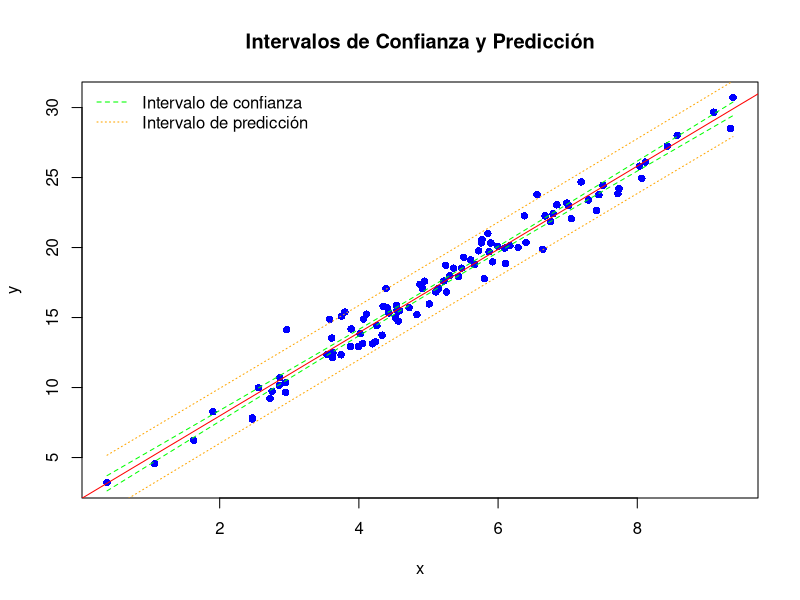

Generate this figure with R:
## ---- chunk 1
knitr::opts_chunk$set(echo = TRUE)
## ---- chunk 2
# Generar datos de ejemplo
set.seed(123)
x <- rnorm(100, mean = 5, sd = 2)
y <- 2 + 3 * x + rnorm(100)

# Ajustar el modelo de regresión lineal
modelo <- lm(y ~ x)

# Intervalos de confianza para los coeficientes
confint(modelo, level = 0.95)

# Nuevos datos para predicción
nuevos_datos <- data.frame(x = seq(min(x), max(x), length.out = 100))

# Intervalo de confianza para la media de y
pred_conf <- predict(modelo, nuevos_datos, interval = "confidence")

# Intervalo de predicción para valores individuales de y
pred_pred <- predict(modelo, nuevos_datos, interval = "prediction")

# Graficar
plot(x, y, main = "Intervalos de Confianza y Predicción",
     xlab = "x", ylab = "y", pch = 16, col = "blue")
abline(modelo, col = "red")

# Añadir el intervalo de confianza
lines(nuevos_datos$x, pred_conf[, "lwr"], col = "green", lty = 2)
lines(nuevos_datos$x, pred_conf[, "upr"], col = "green", lty = 2)

# Añadir el intervalo de predicción
lines(nuevos_datos$x, pred_pred[, "lwr"], col = "orange", lty = 3)
lines(nuevos_datos$x, pred_pred[, "upr"], col = "orange", lty = 3)

legend("topleft", legend = c("Intervalo de confianza", "Intervalo de predicción"),
       col = c("green", "orange"), lty = c(2, 3), bty = "n")
